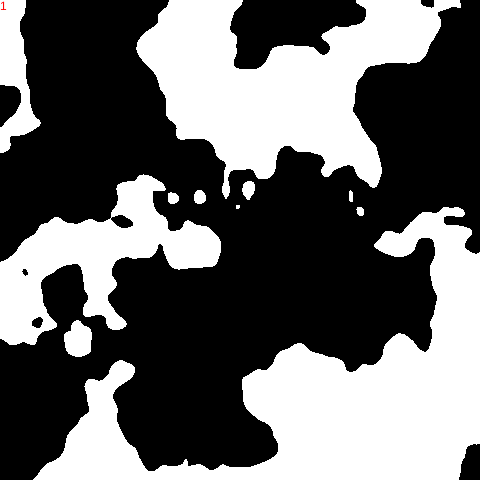
Frame 1 (no input)
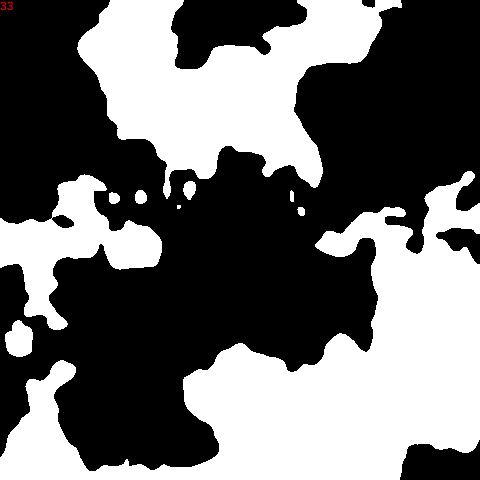
Frame 60 (no input)
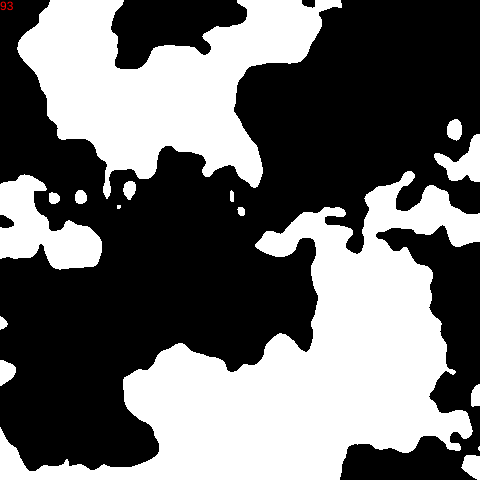
Frame 120 (the mouse pressed at the canvas centre since frame 60)

The p5.js sketch that drew these frames (run headless with seeded random() and noise() and a simulated clock; from frame 60 on, the mouse is pressed at the canvas centre):

// p5.js sketch
// ── sketch.js
// https://editor.p5js.org/jht9629-nyu/sketches/7rR7pHX_l
// matt-parker-oct-16 v2

// debug with Matt

// https://editor.p5js.org/jht9629-nyu/sketches/RoplKxfBB
// matt-parker-oct-16
// Matt Parker 6:24 PM · Oct 16, 2020
// https://x.com/madparker/status/1317229846511144961
// int x,y,s,o,p,f,c=480;
// void setup(){size(480,480);}
// void draw(){f++;s++;for(x=0;x<c;x++)for(y=0;y<c;y++)set(x,y,color(round(noise((x+f)*.01,y/99f))*255));o+=key=='a'?-2:key=='d'?2:0;p+=key=='w'?-2:key=='s'?2:0;if(red(get(o=(o+c)%c,p=(p+c)%c))>0)s=0;fill(c,0,0);text(s,o,p);}//#p5t

let x = 0,
  y = 0,
  s = 0,
  o = 0,
  p = 0,
  f = 0;
let c = 480;
function setup() {
  pixelDensity(1);
  createCanvas(480, 480);
}
function draw() {
  f++;
  s++;
  for (x = 0; x < c; x++) {
    for (y = 0; y < c; y++) {
      let nc = round(noise((x + f) * 0.01, y / 99));
      set(x, y, color(nc * 255));
    }
  }
  o += key == "a" ? -2 : key == "d" ? 2 : 0;
  p += key == "w" ? -2 : key == "s" ? 2 : 0;
  let nc = get((o = (o + c) % c), (p = (p + c) % c))[0];
  // let nc = red(get((o = (o + c) % c), (p = (p + c) % c)))
  // console.log('nc',nc);
  // updatePixels();
  if (nc > 0) s = 0;
  updatePixels();
  fill(255, 0, 0);
  // text(s, o, p);
  text(s, o+0, p+10);
}
